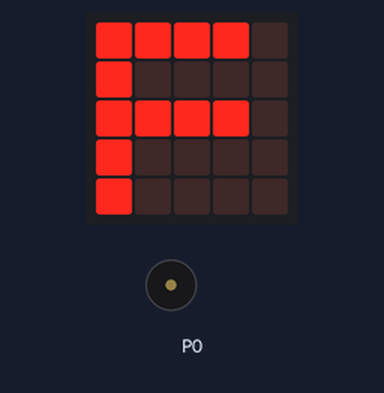
Simulated run of this program. Board: BBC micro:bit (MakeCode). Shown: the board's 5×5 LED display, buzzer (waves = sounding).

Above: at 4.1 s.
At 4.5 s:
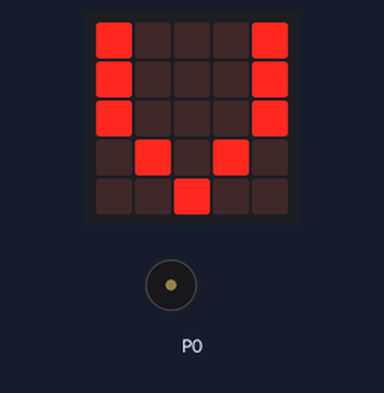
At 4.9 s:
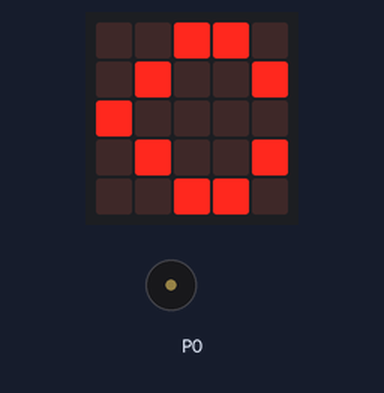
At 5.3 s:
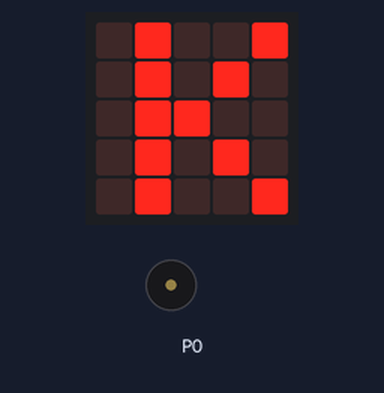
Timing chart, 0 to 6.8 s (numbered marks = the images above):
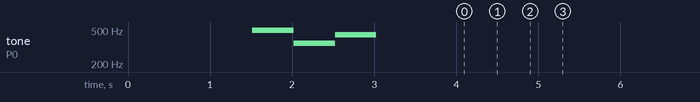

Measured:
- what the display in image 0 shows lasts 0.4 s, from 4.0 s to 4.4 s

The program:

main.ts
```typescript
music.playMelody("- - - B F A - - ", 120)
basic.showLeds(`
    # # # # .
    # . . . .
    # # # # .
    # . . . .
    # . . . .
    `)
basic.showLeds(`
    # . . . #
    # . . . #
    # . . . #
    . # . # .
    . . # . .
    `)
basic.showLeds(`
    . . # # .
    . # . . #
    # . . . .
    . # . . #
    . . # # .
    `)
basic.showLeds(`
    . # . . #
    . # . # .
    . # # . .
    . # . # .
    . # . . #
    `)
basic.forever(function () {
    for (let index = 0; index < 4; index++) {

    }
})
```

test.ts
```typescript
// 在這裡測試；當此封包作為擴充功能時，將不會編譯此內容。
```
